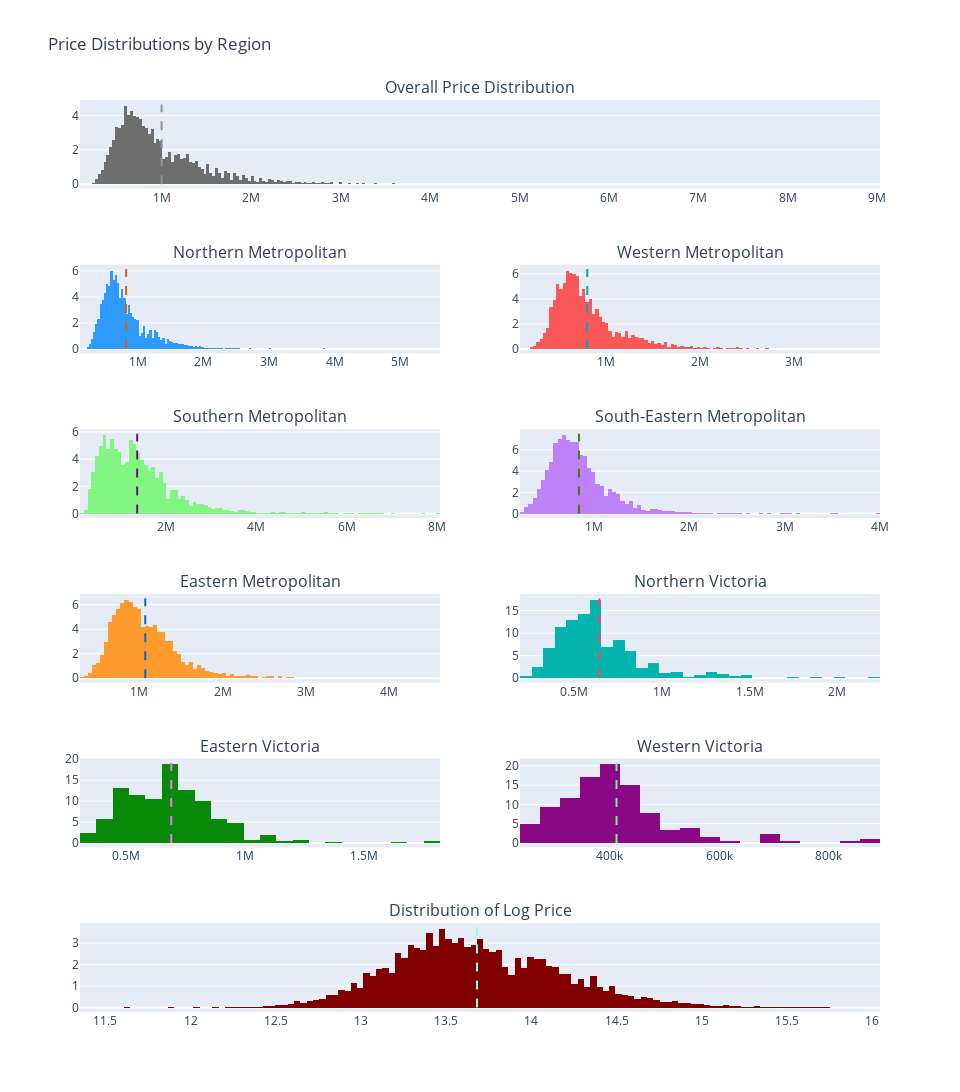

Notebook code cell kept with this figure:
### Code cell
REGIONS = list(df['Regionname'].unique())
REGION_COLOR = dict(zip(REGIONS, ["#2E9AFE", "#FA5858", "#81F781", "#BE81F7", "#FE9A2E", "#04B4AE", "#088A08", "#8A0886"]))

def complementaryColor(my_hex):
    """Returns complementary RGB color

    Example:
    >>>complementaryColor('FFFFFF')
    '000000'
    """
    if my_hex[0] == '#':
        my_hex = my_hex[1:]
    rgb = (my_hex[0:2], my_hex[2:4], my_hex[4:6])
    comp = ['%02X' % (255 - int(a, 16)) for a in rgb]
    return ''.join(comp)

def create_histogram_with_mean(data, name, marker_color):
  mean_price = np.mean(data)
  v, b = np.histogram(data, bins = 'auto')
  ylim = (np.max(v) / np.sum(v)) * 102
  xbins = go.XBins(start=b[0], end=b[-1], size=b[1] - b[0])  # Adjust as needed

  histogram_plot = go.Histogram(
      x=data,
      histnorm='percent',
      xbins = xbins,
      name=name,
      marker=dict(
          color=marker_color
      )
  )

  mean_line = go.Scatter(
      x=[mean_price, mean_price],
      y=[0, ylim],  # Set y-coordinates to span the entire histogram height
      mode='lines',
      name='Mean Price',
      line=dict(
          color= "#" + complementaryColor(marker_color),
          width=2,
          dash='dash'
      )
  )

  return [histogram_plot, mean_line]

overall_plots = create_histogram_with_mean(df['Price'].values, 'All Regions', '#6E6E6E')

region_plot = []
for region in REGIONS:
  region_plot.append(create_histogram_with_mean(df.query("Regionname == @region")['Price'].values, region, REGION_COLOR[region]))

gaussian_distribution_plot = create_histogram_with_mean(np.log(df['Price'].values), 'Log Price (All Regions)', '#800000')

suptitles = ['Overall Price Distribution'] + REGIONS + ['Distribution of Log Price']

fig = tools.make_subplots(rows=6, cols=2, print_grid=False, specs=[[{'colspan': 2}, None], [{}, {}], [{}, {}], [{}, {}], [{}, {}], [{'colspan': 2}, None]],
                         subplot_titles=suptitles)

fig.add_traces(overall_plots, 1, 1)

row_index = 2
col_index = 1
for p in region_plot:
  fig.add_traces(p, row_index, col_index)
  if col_index == 2:
    row_index += 1
    col_index = 0
  col_index += 1


fig.add_traces(gaussian_distribution_plot, 6, 1)

fig['layout'].update(showlegend=False, title="Price Distributions by Region",
                    height=1340, width=960)
iplot(fig, filename='custom-sized-subplot-with-subplot-titles')

### Figure 1 — Plotly figure (JSON) as saved in the notebook; plotly's stock layout.template omitted (floating-point values rounded to 4 significant figures; data arrays with more than 128 entries replaced by an {"elided": "..."} marker saying what was removed)
{"data": [{"histnorm": "percent", "marker": {"color": "#6E6E6E"}, "name": "All Regions", "type": "histogram", "x": {"elided": "48433 int values"}, "xaxis": "x", "xbins": {"end": 11200000, "size": 32880.0, "start": 85000}, "yaxis": "y"}, {"line": {"color": "#919191", "dash": "dash", "width": 2}, "mode": "lines", "name": "Mean Price", "type": "scatter", "x": [997900.0, 997900.0], "xaxis": "x", "y": [0, 4.65], "yaxis": "y"}, {"histnorm": "percent", "marker": {"color": "#2E9AFE"}, "name": "Northern Metropolitan", "type": "histogram", "x": {"elided": "13598 int values"}, "xaxis": "x2", "xbins": {"end": 6500000, "size": 33050.0, "start": 121000}, "yaxis": "y2"}, {"line": {"color": "#D16501", "dash": "dash", "width": 2}, "mode": "lines", "name": "Mean Price", "type": "scatter", "x": [823700.0, 823700.0], "xaxis": "x2", "y": [0, 6.143], "yaxis": "y2"}, {"histnorm": "percent", "marker": {"color": "#FA5858"}, "name": "Western Metropolitan", "type": "histogram", "x": {"elided": "9680 int values"}, "xaxis": "x3", "xbins": {"end": 4020000, "size": 34820.0, "start": 85000}, "yaxis": "y3"}, {"line": {"color": "#05A7A7", "dash": "dash", "width": 2}, "mode": "lines", "name": "Mean Price", "type": "scatter", "x": [800500.0, 800500.0], "xaxis": "x3", "y": [0, 6.386], "yaxis": "y3"}, {"histnorm": "percent", "marker": {"color": "#81F781"}, "name": "Southern Metropolitan", "type": "histogram", "x": {"elided": "12549 int values"}, "xaxis": "x4", "xbins": {"end": 11200000, "size": 82750.0, "start": 112000}, "yaxis": "y4"}, {"line": {"color": "#7E087E", "dash": "dash", "width": 2}, "mode": "lines", "name": "Mean Price", "type": "scatter", "x": [1373000.0, 1373000.0], "xaxis": "x4", "y": [0, 5.869], "yaxis": "y4"}, {"histnorm": "percent", "marker": {"color": "#BE81F7"}, "name": "South-Eastern Metropolitan", "type": "histogram", "x": {"elided": "4010 int values"}, "xaxis": "x5", "xbins": {"end": 9000000, "size": 43860.0, "start": 228500}, "yaxis": "y5"}, {"line": {"color": "#417E08", "dash": "dash", "width": 2}, "mode": "lines", "name": "Mean Price", "type": "scatter", "x": [846200.0, 846200.0], "xaxis": "x5", "y": [0, 7.529], "yaxis": "y5"}, {"histnorm": "percent", "marker": {"color": "#FE9A2E"}, "name": "Eastern Metropolitan", "type": "histogram", "x": {"elided": "7585 int values"}, "xaxis": "x6", "xbins": {"end": 5000000, "size": 48580.0, "start": 288000}, "yaxis": "y6"}, {"line": {"color": "#0165D1", "dash": "dash", "width": 2}, "mode": "lines", "name": "Mean Price", "type": "scatter", "x": [1072000.0, 1072000.0], "xaxis": "x6", "y": [0, 6.522], "yaxis": "y6"}, {"histnorm": "percent", "marker": {"color": "#04B4AE"}, "name": "Northern Victoria", "type": "histogram", "x": {"elided": "455 int values"}, "xaxis": "x7", "xbins": {"end": 2310000, "size": 66250, "start": 190000}, "yaxis": "y7"}, {"line": {"color": "#FB4B51", "dash": "dash", "width": 2}, "mode": "lines", "name": "Mean Price", "type": "scatter", "x": [643100.0, 643100.0], "xaxis": "x7", "y": [0, 17.71], "yaxis": "y7"}, {"histnorm": "percent", "marker": {"color": "#088A08"}, "name": "Eastern Victoria", "type": "histogram", "x": {"elided": "374 int values"}, "xaxis": "x8", "xbins": {"end": 2300000, "size": 68760.0, "start": 306000}, "yaxis": "y8"}, {"line": {"color": "#F775F7", "dash": "dash", "width": 2}, "mode": "lines", "name": "Mean Price", "type": "scatter", "x": [689400.0, 689400.0], "xaxis": "x8", "y": [0, 19.09], "yaxis": "y8"}, {"histnorm": "percent", "marker": {"color": "#8A0886"}, "name": "Western Victoria", "type": "histogram", "x": {"elided": "182 int values"}, "xaxis": "x9", "xbins": {"end": 1152000, "size": 36680, "start": 235000}, "yaxis": "y9"}, {"line": {"color": "#75F779", "dash": "dash", "width": 2}, "mode": "lines", "name": "Mean Price", "type": "scatter", "x": [412000.0, 412000.0], "xaxis": "x9", "y": [0, 20.74], "yaxis": "y9"}, {"histnorm": "percent", "marker": {"color": "#800000"}, "name": "Log Price (All Regions)", "type": "histogram", "x": {"elided": "48433 float values"}, "xaxis": "x10", "xbins": {"end": 16.23, "size": 0.03698, "start": 11.35}, "yaxis": "y10"}, {"line": {"color": "#7FFFFF", "dash": "dash", "width": 2}, "mode": "lines", "name": "Mean Price", "type": "scatter", "x": [13.68, 13.68], "xaxis": "x10", "y": [0, 3.715], "yaxis": "y10"}], "layout": {"annotations": [{"font": {"size": 16}, "showarrow": false, "text": "Overall Price Distribution", "x": 0.5, "xanchor": "center", "xref": "paper", "y": 1.0, "yanchor": "bottom", "yref": "paper"}, {"font": {"size": 16}, "showarrow": false, "text": "Northern Metropolitan", "x": 0.225, "xanchor": "center", "xref": "paper", "y": 0.8194, "yanchor": "bottom", "yref": "paper"}, {"font": {"size": 16}, "showarrow": false, "text": "Western Metropolitan", "x": 0.775, "xanchor": "center", "xref": "paper", "y": 0.8194, "yanchor": "bottom", "yref": "paper"}, {"font": {"size": 16}, "showarrow": false, "text": "Southern Metropolitan", "x": 0.225, "xanchor": "center", "xref": "paper", "y": 0.6389, "yanchor": "bottom", "yref": "paper"}, {"font": {"size": 16}, "showarrow": false, "text": "South-Eastern Metropolitan", "x": 0.775, "xanchor": "center", "xref": "paper", "y": 0.6389, "yanchor": "bottom", "yref": "paper"}, {"font": {"size": 16}, "showarrow": false, "text": "Eastern Metropolitan", "x": 0.225, "xanchor": "center", "xref": "paper", "y": 0.4583, "yanchor": "bottom", "yref": "paper"}, {"font": {"size": 16}, "showarrow": false, "text": "Northern Victoria", "x": 0.775, "xanchor": "center", "xref": "paper", "y": 0.4583, "yanchor": "bottom", "yref": "paper"}, {"font": {"size": 16}, "showarrow": false, "text": "Eastern Victoria", "x": 0.225, "xanchor": "center", "xref": "paper", "y": 0.2778, "yanchor": "bottom", "yref": "paper"}, {"font": {"size": 16}, "showarrow": false, "text": "Western Victoria", "x": 0.775, "xanchor": "center", "xref": "paper", "y": 0.2778, "yanchor": "bottom", "yref": "paper"}, {"font": {"size": 16}, "showarrow": false, "text": "Distribution of Log Price", "x": 0.5, "xanchor": "center", "xref": "paper", "y": 0.09722, "yanchor": "bottom", "yref": "paper"}], "height": 1340, "showlegend": false, "title": {"text": "Price Distributions by Region"}, "width": 960, "xaxis": {"anchor": "y", "domain": [0, 1]}, "xaxis10": {"anchor": "y10", "domain": [0, 1]}, "xaxis2": {"anchor": "y2", "domain": [0, 0.45]}, "xaxis3": {"anchor": "y3", "domain": [0.55, 1]}, "xaxis4": {"anchor": "y4", "domain": [0, 0.45]}, "xaxis5": {"anchor": "y5", "domain": [0.55, 1]}, "xaxis6": {"anchor": "y6", "domain": [0, 0.45]}, "xaxis7": {"anchor": "y7", "domain": [0.55, 1]}, "xaxis8": {"anchor": "y8", "domain": [0, 0.45]}, "xaxis9": {"anchor": "y9", "domain": [0.55, 1]}, "yaxis": {"anchor": "x", "domain": [0.9028, 1.0]}, "yaxis10": {"anchor": "x10", "domain": [0, 0.09722]}, "yaxis2": {"anchor": "x2", "domain": [0.7222, 0.8194]}, "yaxis3": {"anchor": "x3", "domain": [0.7222, 0.8194]}, "yaxis4": {"anchor": "x4", "domain": [0.5417, 0.6389]}, "yaxis5": {"anchor": "x5", "domain": [0.5417, 0.6389]}, "yaxis6": {"anchor": "x6", "domain": [0.3611, 0.4583]}, "yaxis7": {"anchor": "x7", "domain": [0.3611, 0.4583]}, "yaxis8": {"anchor": "x8", "domain": [0.1806, 0.2778]}, "yaxis9": {"anchor": "x9", "domain": [0.1806, 0.2778]}}}
